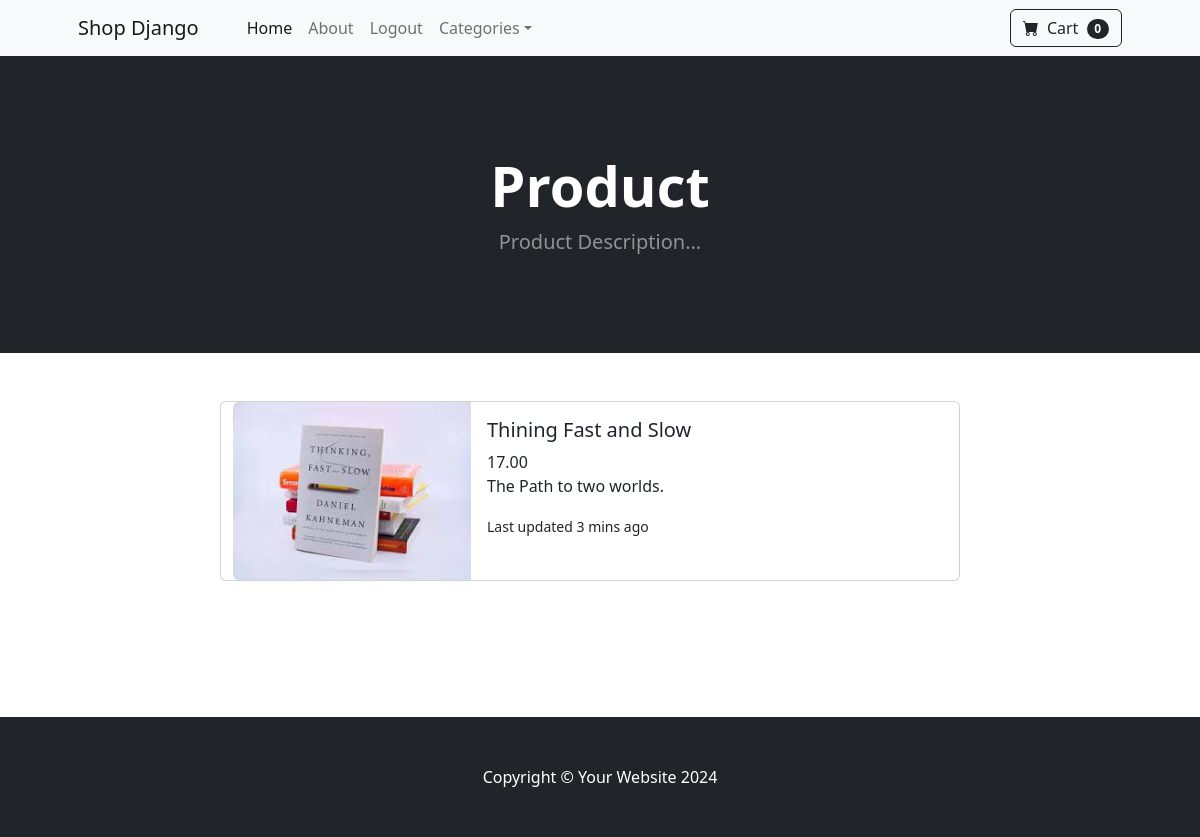
Before: /product/8 (signed in) with the older database file.
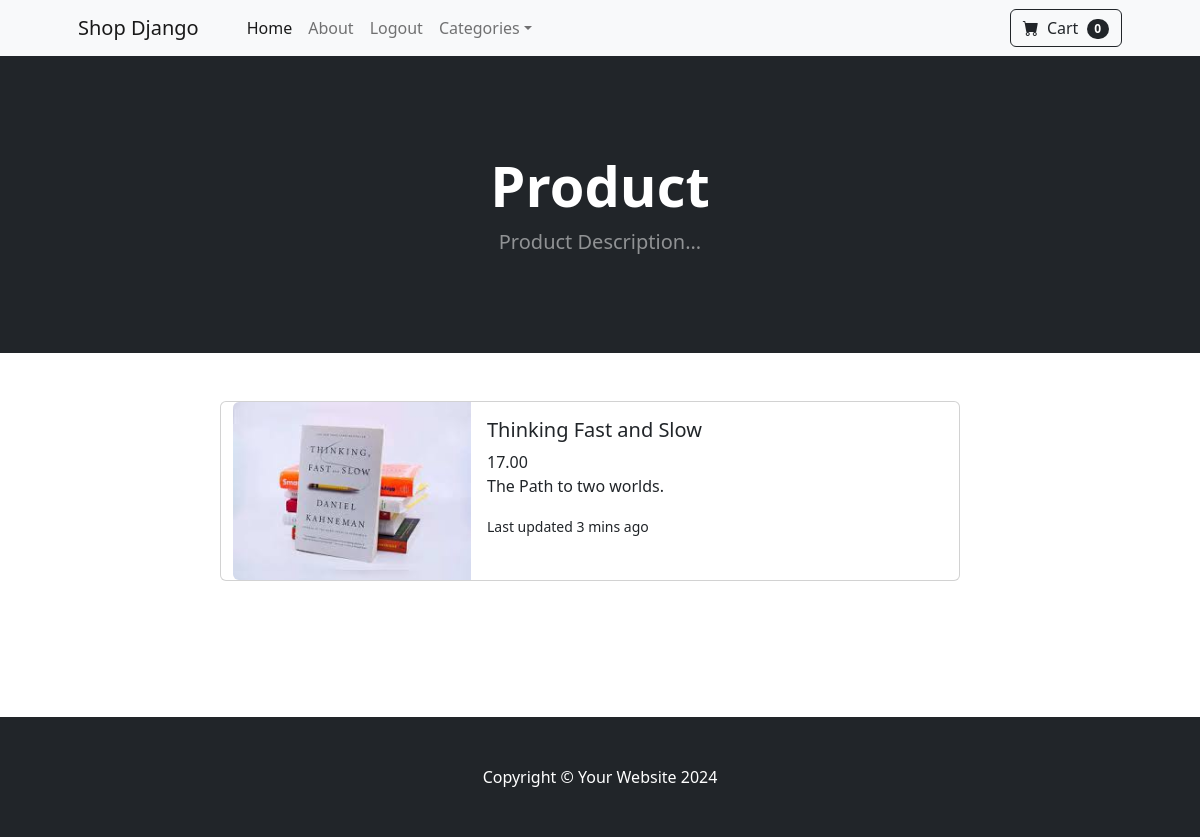
After: the same page with the newer database file.
### store/models.py (models this page shows, shortened)
class Product(models.Model):
    name = models.CharField(max_length=150)
    price = models.DecimalField(default=0, decimal_places=2, max_digits=6)
    image= models.ImageField(upload_to='upload/product/')
    Category = models.ForeignKey(Category, on_delete=models.CASCADE, default=1)
    description = models.CharField(max_length=250, default='', blank=True, null=True)
    remaining_items = models.IntegerField(default=0)
    is_sale = models.BooleanField(default=False)
    sale_price = models.DecimalField(default=0, decimal_places=2, max_digits=6)

### store/views.py (the view)
# urls.py: path('product/<int:pk>', views.product, name='product'),
def product(request,pk):
    product = Product.objects.get(id=pk)
    return render(request, 'product.html', {'product': product})

### store/templates/product.html
{% extends "base.html" %} {% block content %}
<header class="bg-dark py-5">
  <div class="container px-4 px-lg-5 my-5">
    <div class="text-center text-white">
      <h1 class="display-4 fw-bolder">Product</h1>
      <p class="lead fw-normal text-white-50 mb-0">Product Description...</p>
    </div>
  </div>
</header>
<div class="container mt-5">
  <div class="row">
    <div class="card mb-3 offset-2" style="max-width: 740px">
      <div class="row g-0">
        <div class="col-md-4">
          <img
            src="{{ product.image.url }}"
            class="img-fluid rounded-start"
            style="height: 100%"
            alt="...m"
          />
        </div>
        <div class="col-md-8">
          <div class="card-body">
            <h5 class="card-title">{{ product.name }}</h5>
            {% if product.is_sale %}
                <strike><span style="font-size: 16px; color: #808080">${{product.price}}</strike>&nbsp;&nbsp;
                        ${{product.sale_price}}
            {% else %}
            {{ product.price }}
            {% endif %}
            <p class="card-text">
              {{product.description}}.
            </p>
            <p class="card-text">
              <small class="text-body-secondary">Last updated 3 mins ago</small>
            </p>
          </div>
        </div>
      </div>
    </div>
  </div>
</div>
{% endblock %}

Changed rows visible on the page:
changed Product "The Path to two worlds": name "Thining Fast and Slow" → "Thinking Fast and Slow"
